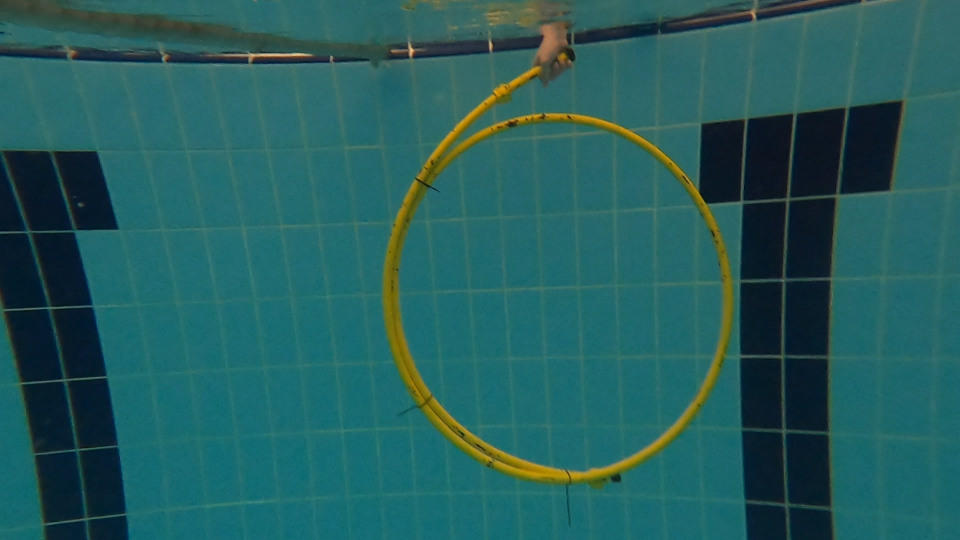
#> input picture MissionTwo/Data/imagesOld/circle (1).jpg, 1920 x 1080 px (shown at 1/2 size)
$ python -i M1.py   (imports and definitions only)
#> lines starting #> are read from the running program, lines starting #| are printed output that depends on the picture; after the words box and inside, x2 and y2 are one past the last pixel; in counts of white or black regions, pixels touching at a corner belong together
#> further down, picture is the input picture: shape (1080, 1920, 3); mean B, G, R 93, 93.4, 36
from enum import Enum
from numpy import array, ones, uint8
import cv2

class State(Enum):
	SEARCH_RED_TARGET = 0
	IDENTIFY_TARGET = 1
	MOVE_TO_TARGET = 2
	LAND_ON_TARGET = 3
	NORMALIZE_POSITION = 4

class M1():
	current_state = State.SEARCH_RED_TARGET

	lower_cyan = array([40, 50, 0], int)
	upper_cyan = array([100, 255, 255], int)

	found_targets : list[float] = []
	went_forward : int = 0
	check_vertex : int = 0

	location_set : bool = False

	# [133 lines left out: function FindRed, not called in this run]


	def FindRedFromImage(self, image) -> cv2.UMat:
		# image = cv2.resize(image, (200, 150))
		image = cv2.bitwise_not(image)
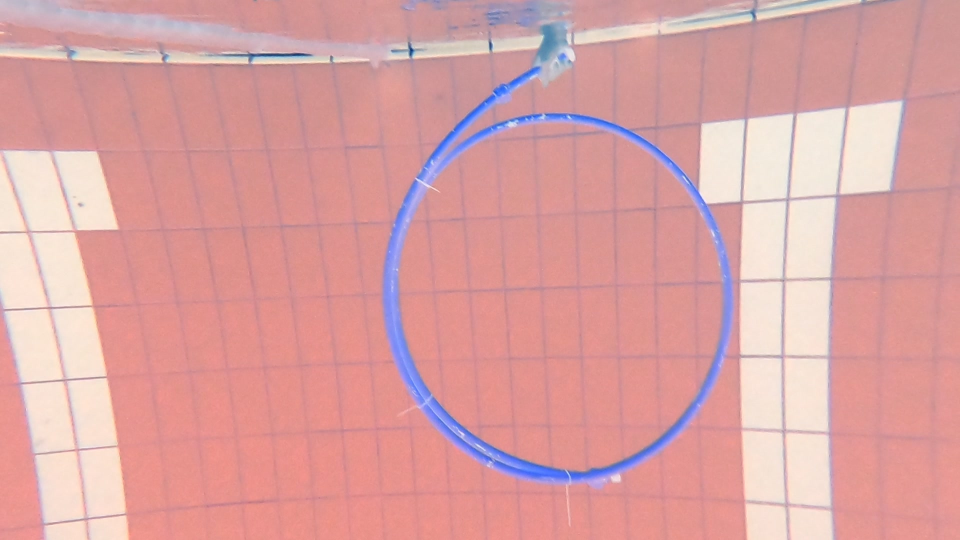
#> image: shape (1080, 1920, 3) (shown at 1/2 size); mean of channels 0, 1, 2 162, 161.6, 219; drawn as B, G, R
		image = cv2.cvtColor(image, cv2.COLOR_BGR2HSV)
#> image: shape (1080, 1920, 3); mean H, S, V 43.9, 74.7, 222.2
		image = cv2.inRange(image, self.lower_cyan, self.upper_cyan)
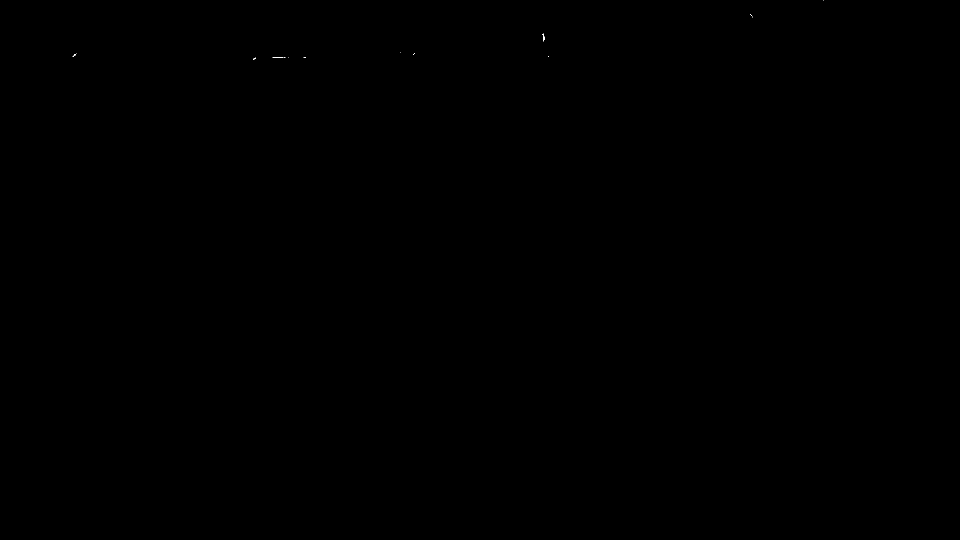
#> image: shape (1080, 1920) (shown at 1/2 size); 0.01% white in thin lines or dots, all inside (x1, y1, x2, y2) = (145, 1, 1647, 120)
		return image

	@staticmethod
	def GetContourArea(contour) -> float:
		return cv2.moments(contour)['m00']

	@staticmethod
	def GetCenterPoint(moment) -> tuple[int, int]:
		return int(moment['m10'] / moment['m00']), int(moment['m01'] / moment['m00'])

	# [31 lines left out: functions GetVertexCount, GetContours, FindLargestContour, not called in this run]

	def SetMissionVehicle(self, vehicle) -> None:
		self.arac = vehicle
		return

>>> import cv2
>>> picture = cv2.imread('../MissionTwo/Data/imagesOld/circle (1).jpg')
>>> result = M1().FindRedFromImage(picture)

$ run again, on MissionTwo/Data/imagesOld/circle (10).jpg
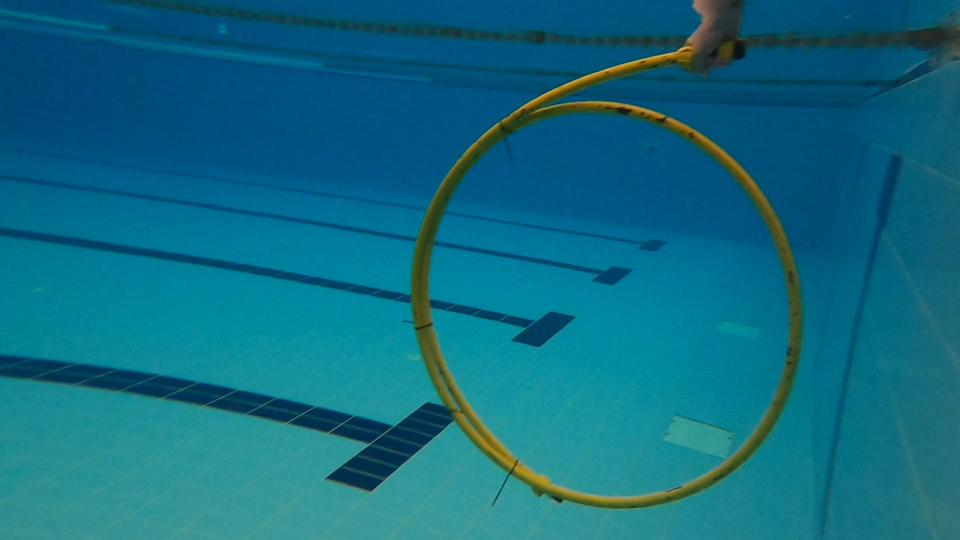
#> input picture MissionTwo/Data/imagesOld/circle (10).jpg, 1920 x 1080 px (shown at 1/2 size)
#> picture is the input picture: shape (1080, 1920, 3); mean B, G, R 129.6, 107.3, 14.6
#> in FindRedFromImage, `image = cv2.bitwise_not(image)`:
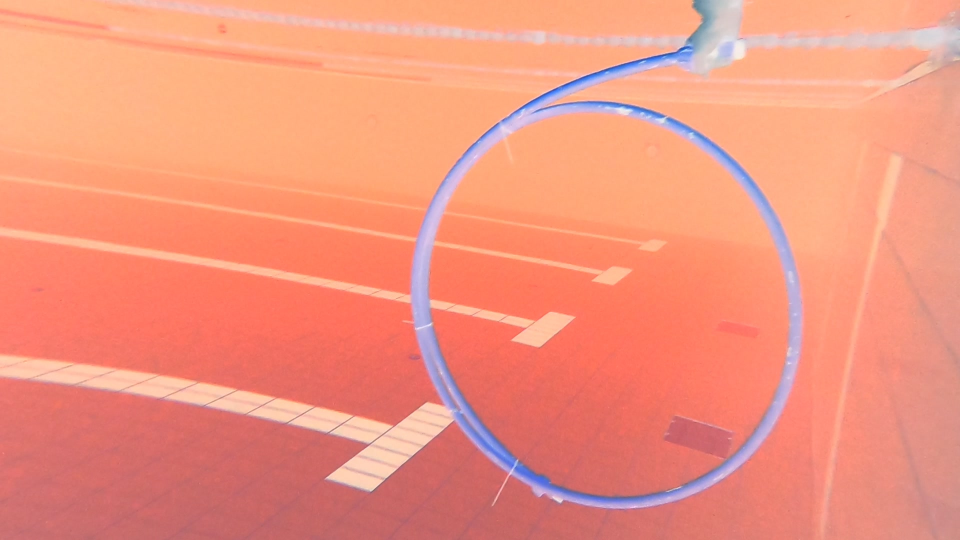
#> image: shape (1080, 1920, 3) (shown at 1/2 size); mean of channels 0, 1, 2 125.4, 147.7, 240.4; drawn as B, G, R

$ run again, on MissionTwo/Data/imagesOld/circle (11).jpg
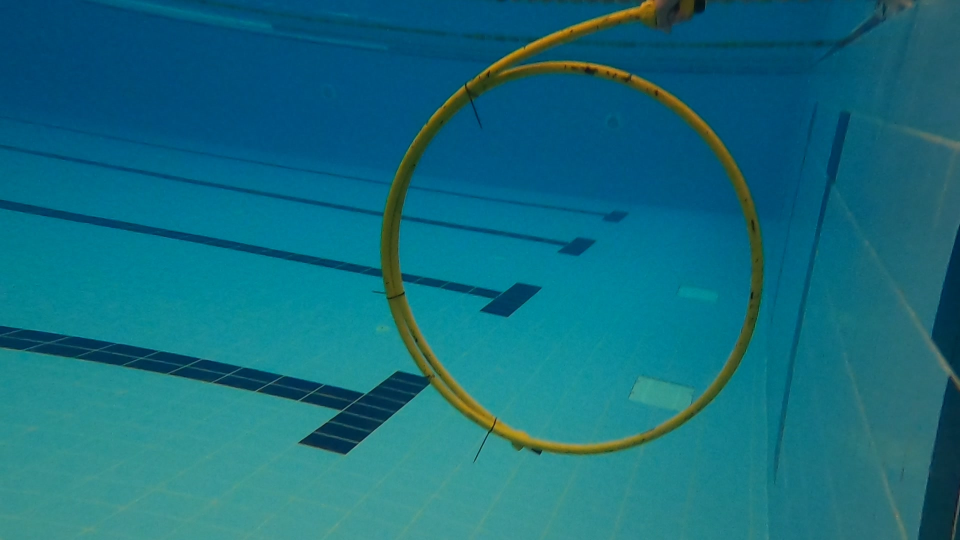
#> input picture MissionTwo/Data/imagesOld/circle (11).jpg, 1920 x 1080 px (shown at 1/2 size)
#> picture is the input picture: shape (1080, 1920, 3); mean B, G, R 127.1, 109.6, 19.5
#> in FindRedFromImage, `image = cv2.bitwise_not(image)`:
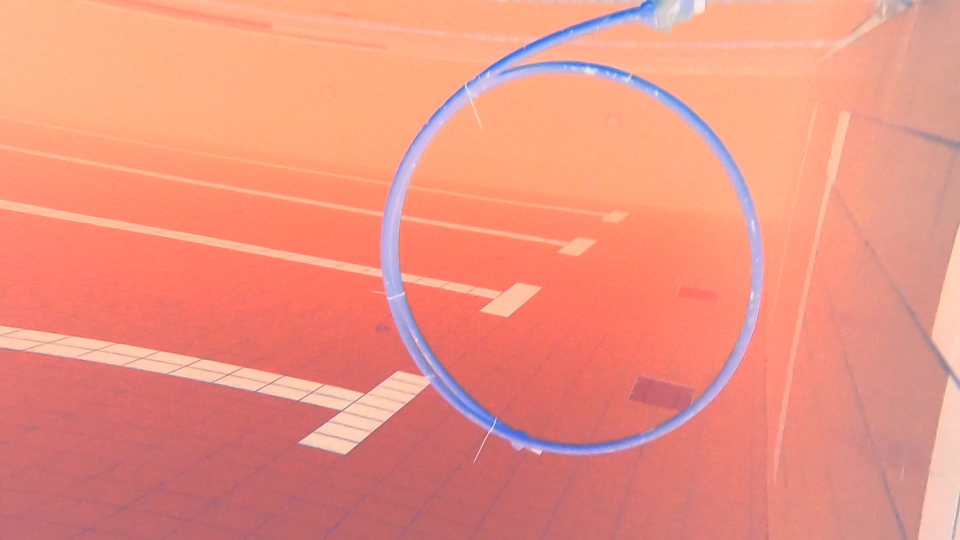
#> image: shape (1080, 1920, 3) (shown at 1/2 size); mean of channels 0, 1, 2 127.9, 145.4, 235.5; drawn as B, G, R
